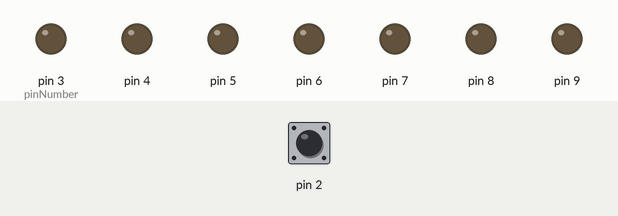
A sketch run on a simulated Arduino Uno, built with avr-gcc and run on an emulated ATmega328P. On the bench: output pins drawn as LEDs (lit = HIGH). Dashed ring = blinking. The test bench sets the inputs (shaded band); at power-on: pin 2 HIGH. Random numbers use the default seed unless the sketch sets one.

Above: at 1.2 s.
1.3 s: pin 2 pulled LOW for 0.15 s
At 4.1 s:
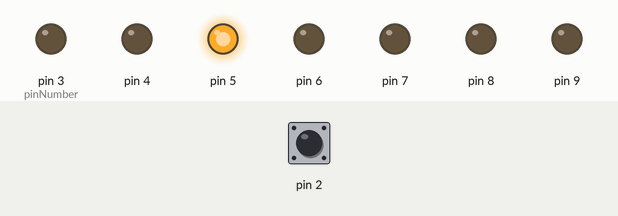
4.3 s: pin 2 pulled LOW for 3.2 s
At 10.2 s:
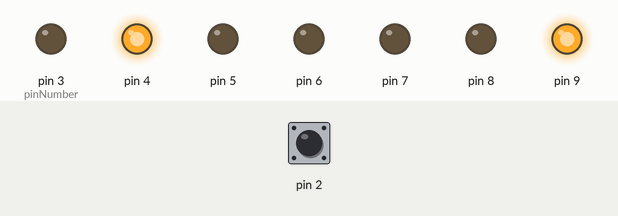
10.5 s: pin 2 pulled LOW for 1 s
At 12.8 s:
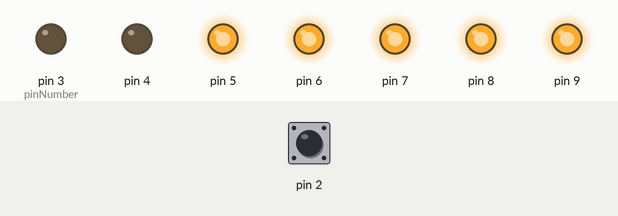
13.9 s: pin 2 pulled LOW for 0.15 s
At 15.11 s:
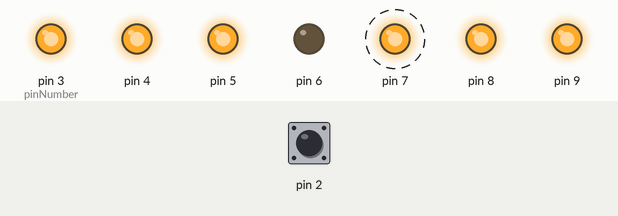
17.0 s: pin 2 pulled LOW for 0.15 s
At 19.7 s:
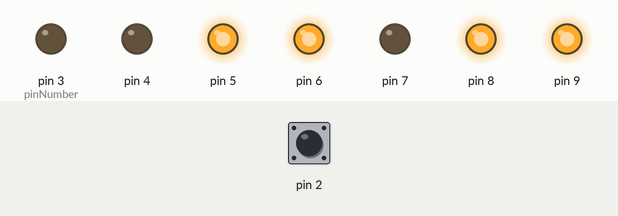
20.1 s: pin 2 pulled LOW for 1 s
At 23.3 s:
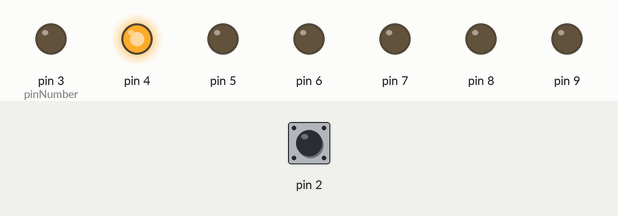
Timing chart, 0 to 24.8 s (numbered marks = the images above; inputs shaded):
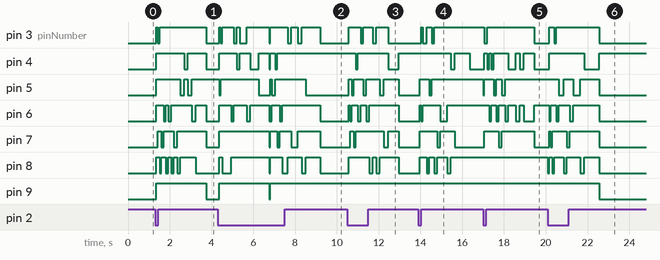

The sketch:

randomNum.ino
```cpp
int thisResult;  //存储按键按下以后显示在数码管的数字。
int nextResult;  //存储作弊数字，也就是下一次按键按下后即将显示的数字。

void setup() {
  pinMode(2, INPUT_PULLUP); //2号引脚上连接有按键开关，将2号引脚设置为输入上拉模式
  int pinNumber = 3;        //设置3-9号引脚为输出模式
  while(pinNumber <= 9){
    pinMode(pinNumber, OUTPUT);
    pinNumber = pinNumber + 1;
  }
  randomSeed(analogRead(A0)); //为了每一次复位或断电后产生不同顺序的随机数字
}

// the loop function runs over and over again forever
void loop() {
  if (!digitalRead(2)){      //读取2号引脚电平状态
    getRandomNumber(0,10);   //用户按下按键后，开始新一次猜数字游戏
    displayNumber(thisResult); //将猜数字游戏"结果"显示在数码管中
  }

}

/*
用户在每一次按下按键后，随机产生的数字将存储于nextResult变量中。
而实际显示在数码管上的数字是thisResult变量。
当thisResult即将显示在数码管前，程序会将下一次显示的数字通过
图形暗示的形式显示在数码管上。具体程序如何显示暗示图形，
请参阅displayCheat()函数说明。
*/
void getRandomNumber(int minNumber, int maxNumber){
  thisResult = nextResult;
  int i=0;
  while(i < 15){
    i = i + 1;
    nextResult = random(0, 10);
    displayRandom();         //显示随机图案，混淆注意力
    delay(50 + i * 10);      //让随机图案显示时间由快到慢，增加混淆
    displayClear();
  }
  displayCheat(nextResult);  //显示作弊图案，用户可通过此函数所显示的图案
                             //获知下次按键后将要出现在LED数码管上的数字。
                             //此图案是在用户每次按下按键后显示新的数字
                             //前的最后一次图案显示
  delay(500);
  displayClear();
}

//根据参数数值在LED数码管上显示数字
void displayNumber(int ledNumber){
  switch(ledNumber){
    case 1:  //显示1
      digitalWrite(4, LOW);
      digitalWrite(7, LOW);
      break;
    case 2:  //显示2
      digitalWrite(3, LOW);
      digitalWrite(4, LOW);
      digitalWrite(5, LOW);
      digitalWrite(8, LOW);
      digitalWrite(9, LOW);
      break;
    case 3:   //显示3
      digitalWrite(3, LOW);
      digitalWrite(4, LOW);
      digitalWrite(5, LOW);
      digitalWrite(7, LOW);
      digitalWrite(8, LOW);
      break;
    case 4:  //显示4
      digitalWrite(4, LOW);
      digitalWrite(5, LOW);
      digitalWrite(6, LOW);
      digitalWrite(7, LOW);
      break;
    case 5:  //显示5
      digitalWrite(3, LOW);
      digitalWrite(5, LOW);
      digitalWrite(6, LOW);
      digitalWrite(7, LOW);
      digitalWrite(8, LOW);
      break;
    case 6:  //显示6
      digitalWrite(3, LOW);
      digitalWrite(5, LOW);
      digitalWrite(6, LOW);
      digitalWrite(7, LOW);
      digitalWrite(8, LOW);
      digitalWrite(9, LOW);
      break;
    case 7:  //显示7
      digitalWrite(3, LOW);
      digitalWrite(4, LOW);
      digitalWrite(7, LOW);
      break;
    case 8:  //显示8
      digitalWrite(3, LOW);
      digitalWrite(4, LOW);
      digitalWrite(5, LOW);
      digitalWrite(6, LOW);
      digitalWrite(7, LOW);
      digitalWrite(8, LOW);
      digitalWrite(9, LOW);
      break;
    case 9:  //显示9
      digitalWrite(3, LOW);
      digitalWrite(4, LOW);
      digitalWrite(5, LOW);
      digitalWrite(6, LOW);
      digitalWrite(7, LOW);
      digitalWrite(8, LOW);
      break;
    case 0:  //显示默认
      digitalWrite(3, LOW);
      digitalWrite(4, LOW);
      digitalWrite(6, LOW);
      digitalWrite(7, LOW);
      digitalWrite(8, LOW);
      digitalWrite(9, LOW);
      break;
    default:
        digitalWrite(4, LOW);
        digitalWrite(5, LOW);
        digitalWrite(7, LOW);
        digitalWrite(8, LOW);
        digitalWrite(9, LOW);
    }
}

//清理显示内容
void displayClear(){
  digitalWrite(3, HIGH);
  digitalWrite(4, HIGH);
  digitalWrite(5, HIGH);
  digitalWrite(6, HIGH);
  digitalWrite(7, HIGH);
  digitalWrite(8, HIGH);
  digitalWrite(9, HIGH);
}

//显示随机图案以混淆注意力
//使作弊图案显示时不易察觉。
void displayRandom(){
  int randomPin = random(3,9);
  digitalWrite(randomPin, LOW);
}

//显示作弊图案。
void displayCheat(int number){
  switch(number){
    case 1:  // 显示数字1作弊图案
      digitalWrite(3, LOW);
    digitalWrite(4, LOW);
      break;
    case 2:  // 显示数字2作弊图案
      digitalWrite(4, LOW);
      digitalWrite(5, LOW);
      break;
    case 3:  // 显示数字3作弊图案
      digitalWrite(3, LOW); ;
      break;
    case 4:  // 显示数字4作弊图案
      digitalWrite(4, LOW);
      break;
    case 5:  // 显示数字5作弊图案
      digitalWrite(5, LOW);
      break;
    case 6:  // 显示数字6作弊图案
      digitalWrite(6, LOW);
      break;
    case 7: // 显示数字7作弊图案
      digitalWrite(7, LOW);
      break;
    case 8: // 显示数字8作弊图案
      digitalWrite(8, LOW);
      break;
    case 9: // 显示数字9作弊图案
      digitalWrite(9, LOW);
      break;
    case 0: // 显示数字0作弊图案
      digitalWrite(3, LOW);
      digitalWrite(8, LOW);
      break;
    }
}
```

Measured:
- after the input at 1.3 s, pin 3 (pinNumber): LOW → HIGH after 0.06 s, → LOW 0.07 s later, → HIGH 0.08 s later, → LOW 2.2 s later; pin 4: LOW → HIGH after 0.06 s, → LOW 1.3 s later, → HIGH 0.18 s later, → LOW 0.89 s later
- after the input at 4.3 s, pin 4: LOW → HIGH after 0.06 s, → LOW 0.84 s later, → HIGH 0.15 s later, → LOW 0.51 s later, … (9 changes in this stretch); pin 5: goes LOW 0.07 s, HIGH 1.8 s, LOW 0.56 s, HIGH 0.07 s, LOW 0.17 s, HIGH 1.5 s, then LOW, starting after 0.06 s
- after the input at 10.5 s, pin 3 (pinNumber): goes HIGH 0.57 s, LOW 0.13 s, HIGH 0.45 s, LOW 0.17 s, HIGH 0.57 s, then LOW, starting after 0.06 s; pin 4: HIGH → LOW after 0.40 s, → HIGH 0.11 s later, → LOW 1.4 s later, → HIGH 0.50 s later
- after the input at 13.9 s, pin 3 (pinNumber): goes HIGH 0.08 s, LOW 0.19 s, HIGH 0.23 s, LOW 0.13 s, then HIGH, starting after 0.13 s; pin 4: HIGH → LOW after 1.6 s, → HIGH 0.19 s later, → LOW 0.70 s later
- after the input at 17.0 s, pin 3 (pinNumber): HIGH → LOW after 0.06 s, → HIGH 0.15 s later, → LOW 2.2 s later; pin 4: LOW → HIGH after 0.06 s, → LOW 0.15 s later, → HIGH 0.09 s later, → LOW 0.10 s later, … (10 changes in this stretch)
- after the input at 20.1 s, pin 3 (pinNumber): LOW → HIGH after 0.06 s, → LOW 0.24 s later, → HIGH 0.10 s later, → LOW 2.1 s later; pin 4: LOW → HIGH after 0.06 s, → LOW 1.7 s later, → HIGH 0.70 s later
